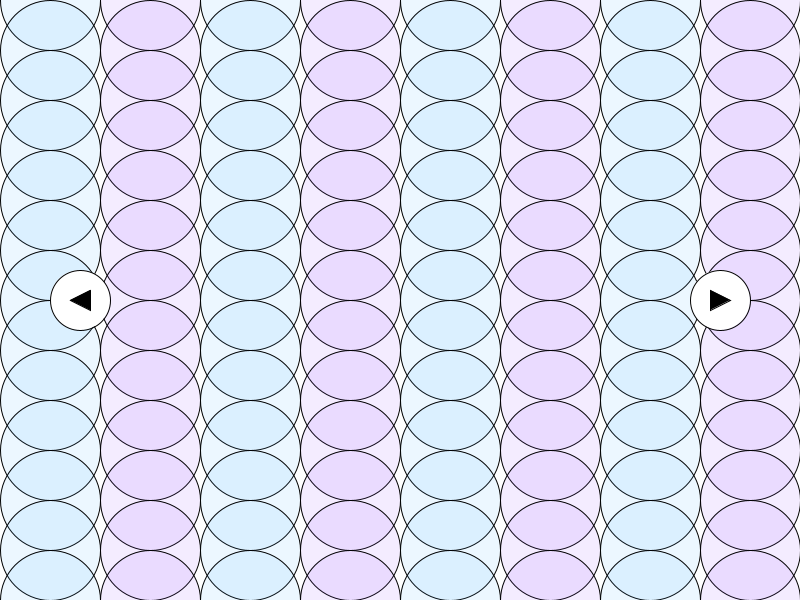
Frame 1 (no input)
Frame 60 (the mouse pressed at the canvas centre just before this capture): identical to frame 1, image omitted
Frame 120 (the mouse held since frame 60 and released just before this capture): identical to frame 1, image omitted

The Processing sketch that drew this single still picture (run headless with seeded random() and noise(); from frame 60 on, the mouse is pressed at the canvas centre):

// Processing sketch: reviewmouse
// ── reviewmouse.pde
int mode;
final int PATTERN1 = 1;
final int PATTERN2 = 2;
final int PATTERN3 = 3;

void setup() {
  size(800, 600);
  mode = PATTERN1; 
  
}

void draw() {
  
  
  if (mode == PATTERN1) {
  pattern1();
  } else if (mode == PATTERN2) {
  pattern2();
  } else if (mode == PATTERN3) {
  pattern3();
  }
  
  tactilebutton(80, 300, 60);
  fill(0);
  triangle(90, 290, 70, 300, 90, 310);
  
  tactilebutton(720, 300, 60);
  fill(0);
  triangle(710, 290, 730, 300, 710, 310);
  
}

void tactilebutton(int x, int y, int d) {
  if(dist(mouseX, mouseY, x, y) < d/2) {
    fill(200);
    
  } else {
    fill(255);
  }
  circle(x, y, d);
}

// ── interactions.pde
void mouseReleased() {
  if (mode == PATTERN1) {
    p1Clicks();
  } else if (mode == PATTERN2) {
    p2Clicks();
  } else if (mode == PATTERN3) {
    p3Clicks();
  } 
}

// ── pattern1.pde
void pattern1() {
  background(255);
  stroke(1);

  int x = 50, y = 0;

  while (y <= 750) {
    fill(64, 171, 255, 25);
    circle(x, y, 100);
    x = x + 100;
    fill(146, 64, 255, 25);
    circle(x, y, 100);
    x = x + 100;
    if (x == 850) {
      x = 50;
      y = y + 50;
    }
  }
}

void p1Clicks() {
  if (dist(mouseX, mouseY, 720, 300) < 30) {
    mode = PATTERN2;
  }

  if (dist(mouseX, mouseY, 80, 300) < 30) {
    mode = PATTERN3;
  }
}

// ── pattern2.pde
boolean cubeOn;

void pattern2() {
  background(255);
  noStroke();

  cubeOn = false;
  int x = -10, y = -5;
 
  while (y <= 800) {
    fill(255, 139, 139);
    quad(x, y, x + 40, y + 10, x + 40, y + 60, x, y + 50);
    fill(49, 51, 131);
    quad(x + 40, y + 10, x + 40, y + 60, x + 80, y + 50, x + 80, y);
    x = x + 80;
    if (x >= 870) {
      y = y + 60;
      if (cubeOn == true) {
        x = -10;
      } 
      if (cubeOn == false) {
        x = -50;
      }
     cubeOn = !cubeOn;
    }
  }
}

void p2Clicks() {
  if (dist(mouseX, mouseY, 720, 300) < 30) {
    mode = PATTERN3;
  }

  if (dist(mouseX, mouseY, 80, 300) < 30) {
    mode = PATTERN1;
  }
}

// ── pattern3.pde
void pattern3() {
  background(100);
}

void p3Clicks() {
  if(dist(mouseX, mouseY, 720, 300) < 30) {
    mode = PATTERN1;
  }
  
  if(dist(mouseX, mouseY, 80, 300) < 30) {
    mode = PATTERN2;
  }
}
